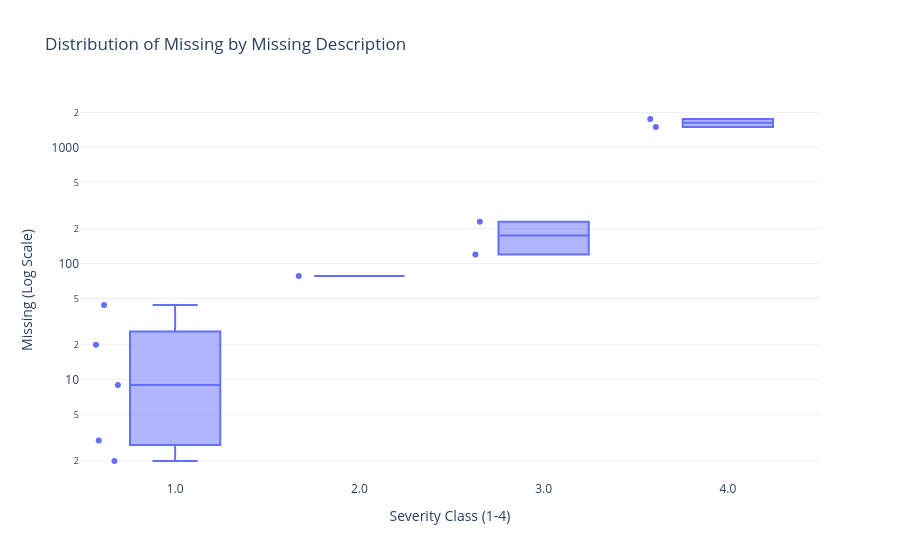
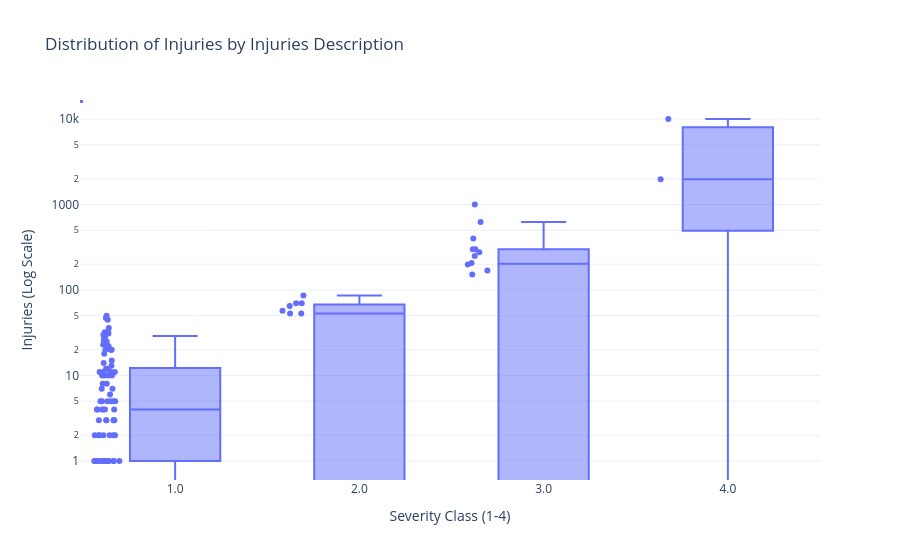
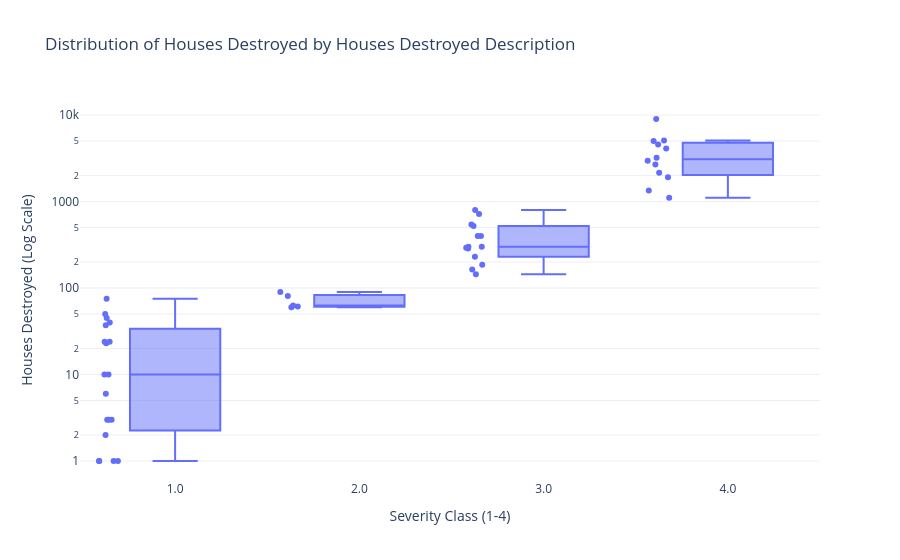
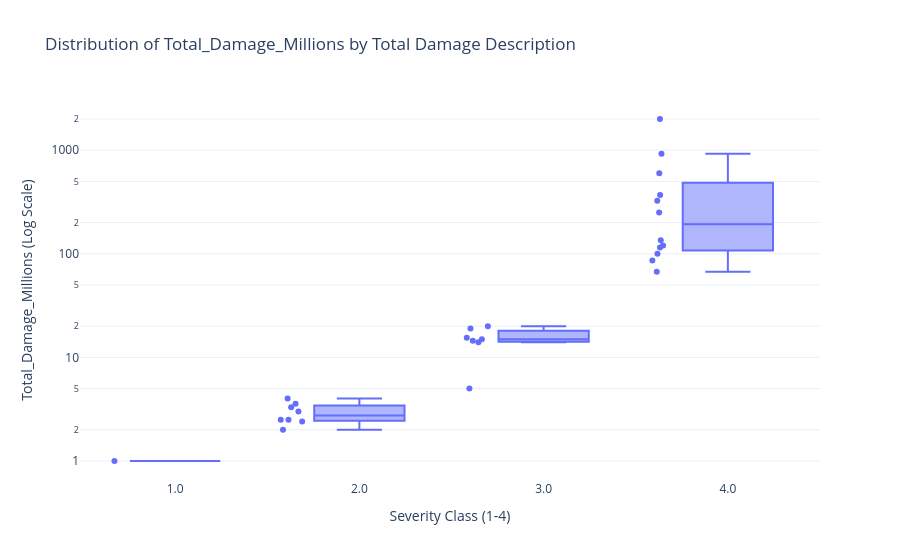

Notebook source saved alongside these figures, in order:
### Code cell
def analyze_all_description_pairs(df):
    """
    Loops through multiple metric/description pairs to verify if they all follow 
    the ordinal scale pattern (1-4).
    """
    # We want to investigate the pairs as followed :  (Metric Column, Description Column)
    pairs_to_check = [
        ('Missing', 'Missing Description'),
        ('Injuries', 'Injuries Description'),
        ('Houses Destroyed', 'Houses Destroyed Description'),
        ('Total_Damage_Millions', 'Total Damage Description') 
    ]

    for metric_col, desc_col in pairs_to_check:
        
        # Check if columns exist in the dataframe before proceeding
        if metric_col in df.columns and desc_col in df.columns:
            print(f"Analysis: {metric_col}  vs.  {desc_col}")

            
            #Statistical Check
            # Group by the description (1, 2, 3, 4) and see the range of the actual numbers
            stats = df.groupby(desc_col)[metric_col].agg(
                Count='count', 
                Min='min', 
                Median='median', 
                Max='max',
                Mean='mean'
            )
            print(stats)
            
            # Filter data for plotting
            plot_df = df.dropna(subset=[metric_col, desc_col]).copy()
            plot_df['Category'] = plot_df[desc_col].astype(str) # Convert to string for categorical plotting
            
            fig = px.box(
                plot_df, 
                x='Category', 
                y=metric_col,
                title=f"Distribution of {metric_col} by {desc_col}",
                labels={'Category': 'Severity Class (1-4)', metric_col: f'{metric_col} (Log Scale)'},
                category_orders={'Category': ["1.0", "2.0", "3.0", "4.0"]}, 
                log_y=True, # Log scale is crucial because values vary from 1 to Millions
                points="all", 
                template='plotly_white'
            )
            fig.show()
            
        else:
            print(f"Skipping pair {metric_col}/{desc_col}: Columns not found.")

analyze_all_description_pairs(df_cleaned)

### Figure 1 — Plotly figure (JSON) as saved in the notebook; plotly's stock layout.template omitted (floating-point values rounded to 4 significant figures)
{"data": [{"alignmentgroup": "True", "boxpoints": "all", "hovertemplate": "Severity Class (1-4)=%{x}<br>Missing (Log Scale)=%{y}<extra></extra>", "legendgroup": "", "marker": {"color": "#636efa"}, "name": "", "notched": false, "offsetgroup": "", "orientation": "v", "showlegend": false, "type": "box", "x": ["1.0", "4.0", "2.0", "3.0", "4.0", "1.0", "1.0", "3.0", "1.0", "1.0"], "x0": " ", "xaxis": "x", "y": [2.0, 1500.0, 78.0, 120.0, 1755.0, 3.0, 44.0, 229.0, 9.0, 20.0], "y0": " ", "yaxis": "y"}], "layout": {"boxmode": "group", "legend": {"tracegroupgap": 0}, "title": {"text": "Distribution of Missing by Missing Description"}, "xaxis": {"anchor": "y", "categoryarray": ["1.0", "2.0", "3.0", "4.0"], "categoryorder": "array", "domain": [0, 1], "title": {"text": "Severity Class (1-4)"}}, "yaxis": {"anchor": "x", "domain": [0, 1], "title": {"text": "Missing (Log Scale)"}, "type": "log"}}}

### Figure 2 — Plotly figure (JSON) as saved in the notebook; plotly's stock layout.template omitted (floating-point values rounded to 4 significant figures)
{"data": [{"alignmentgroup": "True", "boxpoints": "all", "hovertemplate": "Severity Class (1-4)=%{x}<br>Injuries (Log Scale)=%{y}<extra></extra>", "legendgroup": "", "marker": {"color": "#636efa"}, "name": "", "notched": false, "offsetgroup": "", "orientation": "v", "showlegend": false, "type": "box", "x": ["1.0", "1.0", "1.0", "4.0", "2.0", "2.0", "2.0", "2.0", "2.0", "1.0", "1.0", "1.0", "1.0", "1.0", "3.0", "2.0", "1.0", "1.0", "1.0", "3.0", "1.0", "1.0", "3.0", "1.0", "3.0", "1.0", "1.0", "1.0", "3.0", "1.0", "3.0", "3.0", "1.0", "1.0", "1.0", "1.0", "1.0", "1.0", "1.0", "3.0", "1.0", "2.0", "2.0", "1.0", "2.0", "2.0", "1.0", "1.0", "1.0", "1.0", "3.0", "1.0", "1.0", "2.0", "3.0", "1.0", "1.0", "1.0", "1.0", "1.0", "1.0", "1.0", "3.0", "4.0", "3.0", "1.0", "1.0", "1.0", "1.0", "1.0", "1.0", "1.0", "1.0", "1.0", "1.0", "1.0", "1.0", "1.0", "1.0", "1.0", "1.0", "1.0", "3.0", "1.0", "1.0", "1.0", "1.0", "1.0", "1.0", "1.0", "1.0", "1.0", "1.0", "1.0", "1.0", "3.0", "1.0", "1.0", "3.0", "1.0", "1.0", "1.0", "1.0", "2.0", "1.0", "1.0", "1.0", "1.0", "1.0", "1.0", "1.0", "4.0", "1.0", "1.0", "1.0", "1.0", "1.0", "1.0", "1.0", "1.0", "1.0", "3.0", "1.0", "1.0"], "x0": " ", "xaxis": "x", "y": [5.0, 31.0, 30.0, 0.0, 53.0, 0.0, 65.0, 0.0, 0.0, 47.0, 0.0, 1.0, 0.0, 11.0, 0.0, 70.0, 1.0, 3.0, 10.0, 0.0, 45.0, 1.0, 300.0, 0.0, 199.0, 2.0, 36.0, 1.0, 0.0, 3.0, 0.0, 207.0, 4.0, 20.0, 7.0, 26.0, 2.0, 20.0, 1.0, 250.0, 1.0, 0.0, 57.0, 1.0, 0.0, 53.0, 10.0, 6.0, 11.0, 5.0, 624.0, 0.0, 3.0, 86.0, 1000.0, 10.0, 0.0, 4.0, 1.0, 2.0, 23.0, 11.0, 152.0, 10000.0, 300.0, 15.0, 7.0, 4.0, 2.0, 50.0, 1.0, 5.0, 12.0, 22.0, 5.0, 20.0, 18.0, 0.0, 29.0, 0.0, 4.0, 1.0, 400.0, 32.0, 0.0, 0.0, 5.0, 14.0, 0.0, 13.0, 1.0, 1.0, 2.0, 0.0, 5.0, 277.0, 1.0, 0.0, 0.0, 0.0, 1.0, 8.0, 3.0, 70.0, 4.0, 2.0, 4.0, 3.0, 10.0, 11.0, 8.0, 1972.0, 11.0, 3.0, 30.0, 1.0, 27.0, 23.0, 2.0, 1.0, 25.0, 169.0, 12.0, 33.0], "y0": " ", "yaxis": "y"}], "layout": {"boxmode": "group", "legend": {"tracegroupgap": 0}, "title": {"text": "Distribution of Injuries by Injuries Description"}, "xaxis": {"anchor": "y", "categoryarray": ["1.0", "2.0", "3.0", "4.0"], "categoryorder": "array", "domain": [0, 1], "title": {"text": "Severity Class (1-4)"}}, "yaxis": {"anchor": "x", "domain": [0, 1], "title": {"text": "Injuries (Log Scale)"}, "type": "log"}}}

### Figure 3 — Plotly figure (JSON) as saved in the notebook; plotly's stock layout.template omitted (floating-point values rounded to 4 significant figures)
{"data": [{"alignmentgroup": "True", "boxpoints": "all", "hovertemplate": "Severity Class (1-4)=%{x}<br>Houses Destroyed (Log Scale)=%{y}<extra></extra>", "legendgroup": "", "marker": {"color": "#636efa"}, "name": "", "notched": false, "offsetgroup": "", "orientation": "v", "showlegend": false, "type": "box", "x": ["1.0", "2.0", "2.0", "3.0", "1.0", "1.0", "1.0", "1.0", "3.0", "2.0", "4.0", "4.0", "1.0", "4.0", "4.0", "4.0", "1.0", "1.0", "2.0", "3.0", "3.0", "3.0", "3.0", "1.0", "1.0", "3.0", "3.0", "2.0", "1.0", "1.0", "3.0", "1.0", "1.0", "1.0", "4.0", "1.0", "3.0", "1.0", "3.0", "3.0", "3.0", "4.0", "4.0", "4.0", "4.0", "1.0", "4.0", "3.0", "4.0", "1.0"], "x0": " ", "xaxis": "x", "y": [75.0, 61.0, 90.0, 800.0, 37.0, 40.0, 50.0, 45.0, 543.0, 60.0, 2148.0, 9000.0, 10.0, 5080.0, 1915.0, 1109.0, 24.0, 1.0, 81.0, 144.0, 400.0, 287.0, 300.0, 6.0, 24.0, 293.0, 400.0, 63.0, 10.0, 1.0, 300.0, 2.0, 3.0, 1.0, 4098.0, 1.0, 230.0, 3.0, 716.0, 186.0, 164.0, 4573.0, 5000.0, 1345.0, 2970.0, 3.0, 3200.0, 521.0, 2680.0, 23.0], "y0": " ", "yaxis": "y"}], "layout": {"boxmode": "group", "legend": {"tracegroupgap": 0}, "title": {"text": "Distribution of Houses Destroyed by Houses Destroyed Description"}, "xaxis": {"anchor": "y", "categoryarray": ["1.0", "2.0", "3.0", "4.0"], "categoryorder": "array", "domain": [0, 1], "title": {"text": "Severity Class (1-4)"}}, "yaxis": {"anchor": "x", "domain": [0, 1], "title": {"text": "Houses Destroyed (Log Scale)"}, "type": "log"}}}

### Figure 4 — Plotly figure (JSON) as saved in the notebook; plotly's stock layout.template omitted (floating-point values rounded to 4 significant figures)
{"data": [{"alignmentgroup": "True", "boxpoints": "all", "hovertemplate": "Severity Class (1-4)=%{x}<br>Total_Damage_Millions (Log Scale)=%{y}<extra></extra>", "legendgroup": "", "marker": {"color": "#636efa"}, "name": "", "notched": false, "offsetgroup": "", "orientation": "v", "showlegend": false, "type": "box", "x": ["3.0", "2.0", "4.0", "2.0", "3.0", "3.0", "2.0", "2.0", "2.0", "2.0", "4.0", "4.0", "3.0", "4.0", "2.0", "4.0", "4.0", "1.0", "4.0", "4.0", "3.0", "4.0", "4.0", "4.0", "3.0", "4.0", "3.0", "2.0"], "x0": " ", "xaxis": "x", "y": [19.0, 4.0, 2000.0, 3.3, 15.0, 5.0, 2.5, 3.0, 2.0, 2.4, 86.0, 600.0, 14.5, 100.0, 3.564, 370.0, 120.0, 1.0, 250.0, 115.0, 14.0, 67.0, 325.0, 924.0, 20.0, 135.4, 15.5, 2.5], "y0": " ", "yaxis": "y"}], "layout": {"boxmode": "group", "legend": {"tracegroupgap": 0}, "title": {"text": "Distribution of Total_Damage_Millions by Total Damage Description"}, "xaxis": {"anchor": "y", "categoryarray": ["1.0", "2.0", "3.0", "4.0"], "categoryorder": "array", "domain": [0, 1], "title": {"text": "Severity Class (1-4)"}}, "yaxis": {"anchor": "x", "domain": [0, 1], "title": {"text": "Total_Damage_Millions (Log Scale)"}, "type": "log"}}}
